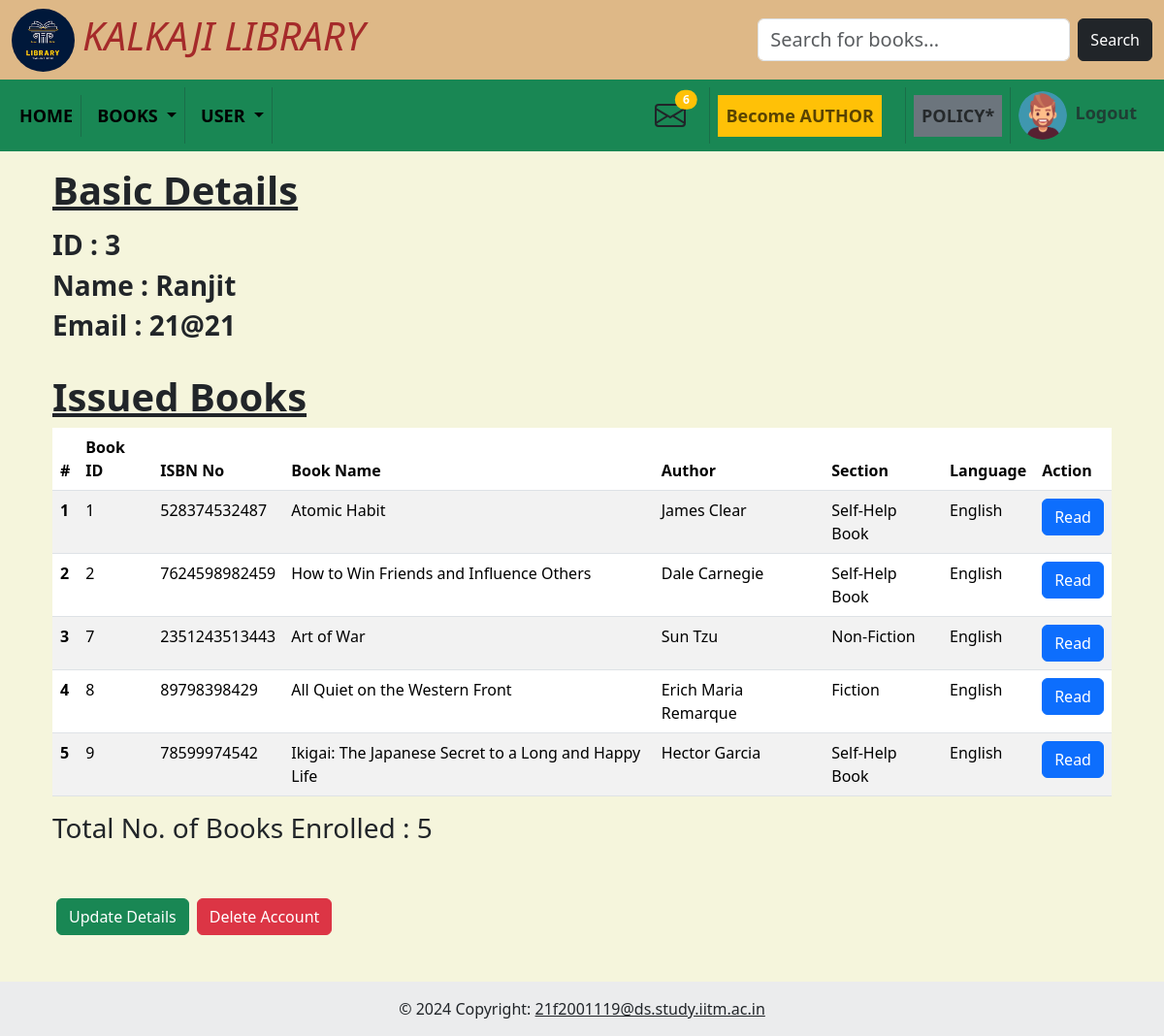
The page /profile (signed in) on the database its author committed.
### models/model.py (models this page shows)
class User(db.Model):
    __tablename__ = "user"
    id = db.Column(db.Integer, autoincrement=True, primary_key=True)
    name = db.Column(db.String, nullable=False)
    email = db.Column(db.String, unique=True)
    password = db.Column(db.String)
    enrollments = db.relationship("Enrollments", back_populates="user")

class Book(db.Model):
    __tablename__ = "book"
    id = db.Column(db.Integer, autoincrement=True, nullable=False, primary_key=True)
    isbn = db.Column(db.Integer, unique=True, nullable=False)
    name = db.Column(db.String, nullable=False)
    content = db.Column(db.String)
    author_name = db.Column(db.String)
    section = db.Column(db.Integer, db.ForeignKey("sections.id"), nullable=False)
    language = db.Column(db.String)
    date_added = db.Column(db.Date)
    rating = db.Column(db.Integer)
    enrollments = db.relationship("Enrollments", back_populates="book")
    ratings = db.relationship("Rating", backref="book")
    sections = db.relationship('Sections', backref='books')

class Sections(db.Model):
    __tablename__ = "sections"
    id = db.Column(db.Integer, autoincrement=True, primary_key=True)
    name = db.Column(db.String, nullable=False, unique=True)
    date_created = db.Column(db.Date)
    description = db.Column(db.String)

### controllers/user.py (the view)
@app.route("/profile", methods=["GET", "POST"])
def profile():
    if request.method == "GET":
        user_id = session.get("user_id")
        get_user = User.query.filter_by(id=user_id).first()
        enrolls = Enrollments.query.filter_by(user_id=user_id).all()
        books = []
        for enroll in enrolls:
            l = Book.query.filter_by(id=enroll.book_id).first()
            books.append(l)
        return render_template("/profile/profile.html", user=get_user, books=books, i=len(books))
    elif request.method == "POST":
        if "update_details" in request.form:
            return redirect("/profile/update")

### controllers/admin.py (called while the page is built)
@app.before_request
def before_req():
    if "admin" not in session and request.endpoint in admin_routes:
        return redirect("/admin_login")
    elif "user_id" not in session and request.endpoint in user_routes:
        return redirect("/user_login")

### controllers/index.py (called while the page is built)
@app.context_processor
def inject_admin():
    admin1 = 1
    admin0 = 0
    req = Book_req.query.all()
    msg = Messages.query.filter_by(user_id=session.get('user_id')).all()
    return dict(admin1=admin1, admin0=admin0, req=len(req), msg=len(msg))

### templates/profile/profile.html (shortened to what this page needs)
{% include 'base.html' %}
<div class="container mt-3 d-flex flex-column min-vh-100">
    <div class="container">
        <h1 class="fw-bold text-decoration-underline">Basic Details</h1>
        <h3 class="fw-bold mt-3">
            ID : {{ user.id }}
        </h3>
        <h3 class="fw-bold">
            Name : {{ user.name }}
        </h3>
        <h3 class="fw-bold">
            Email : {{ user.email }}
        </h3>
    </div>
    <div class="container mt-4">
        <h1 class="fw-bold text-decoration-underline">Issued Books</h1>
        <table class="table table-striped table-hover">
            <thead>
                <tr>
                    <th scope="col">#</th>
                    <th scope="col">Book ID</th>
                    <th scope="col">ISBN No</th>
                    <th scope="col">Book Name</th>
                    <th scope="col">Author</th>
                    <th scope="col">Section</th>
                    <th scope="col">Language</th>
                    <th scope="col">Action</th>
                </tr>
            </thead>
            <tbody>
                {% for book in books %}
            <tr>
                <th scope="row">{{loop.index}}</th>
                <td>{{book.id}}</td>
                <td>{{book.isbn}}</td>
                <td>{{book.name}}</td>
                <td>{{book.author_name}}</td>
                <td>{{book.sections.name}}</td>
                <td>{{book.language}}</td>
                <td>
                    <a href="/book-id/{{book.id}}"><button class="btn btn-primary">Read</button></a>
                </td>
            </tr>
            {% endfor %}
            </tbody>
        </table>
        <h3>Total No. of Books Enrolled : {{ i }} </h3>
    </div>
    <div class=" d-flex my-5">
        <form method="post">
            <button type="submit" name="update_details" class="btn btn-success me-2 ms-3">Update Details</button>
        </form>
        <button type="button" class="btn btn-danger" data-bs-toggle="modal" data-bs-target="#exampleModal">Delete Account</button>
    </div>
</div>
{% include 'footer.html' %}

### static/global.css (style rules this page uses)
body { background-color: beige; }

### rows shown on the page
User: id "3", name "Ranjit", email "21@21"
Book: id "1", isbn "528374532487", name "Atomic Habit", author_name "James Clear", sections.name "Self-Help Book", language "English"
Book: id "2", isbn "7624598982459", name "How to Win Friends and Influence Others", author_name "Dale Carnegie", sections.name "Self-Help Book", language "English"
Book: id "7", isbn "2351243513443", name "Art of War", author_name "Sun Tzu", sections.name "Non-Fiction", language "English"
Book: id "8", isbn "89798398429", name "All Quiet on the Western Front", author_name "Erich Maria Remarque", sections.name "Fiction", language "English"
Book: id "9", isbn "78599974542", name "Ikigai: The Japanese Secret to a Long and Happy Life", author_name "Hector Garcia", sections.name "Self-Help Book", language "English"

### other values the page prints
{{ msg }} "6"
{{ i }} "5"
